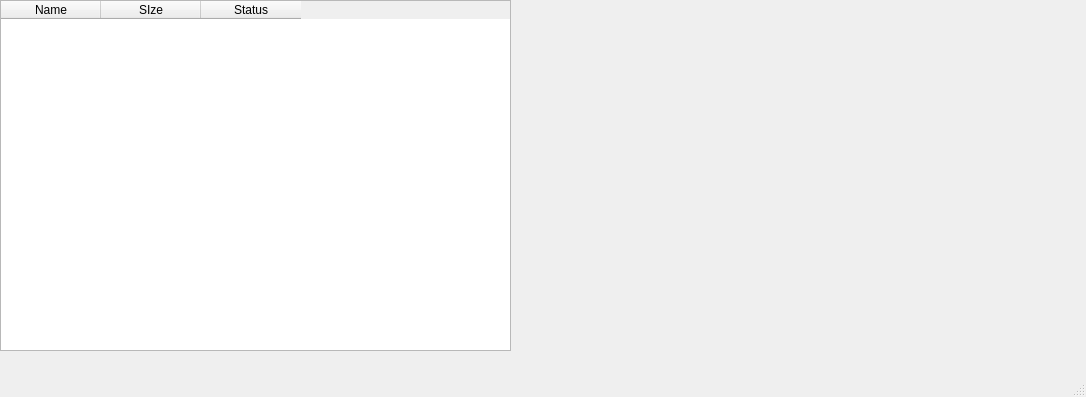
<?xml version="1.0" encoding="UTF-8"?>
<ui version="4.0">
 <class>MainWindow</class>
 <widget class="QMainWindow" name="MainWindow">
  <property name="geometry">
   <rect>
    <x>0</x>
    <y>0</y>
    <width>1086</width>
    <height>397</height>
   </rect>
  </property>
  <property name="windowTitle">
   <string>MainWindow</string>
  </property>
  <widget class="QWidget" name="centralwidget">
   <widget class="QTableWidget" name="filesTableWidget">
    <property name="geometry">
     <rect>
      <x>0</x>
      <y>0</y>
      <width>511</width>
      <height>351</height>
     </rect>
    </property>
    <column>
     <property name="text">
      <string>Name</string>
     </property>
    </column>
    <column>
     <property name="text">
      <string>SIze</string>
     </property>
    </column>
    <column>
     <property name="text">
      <string>Status</string>
     </property>
    </column>
   </widget>
   <widget class="QLabel" name="imageLabel">
    <property name="geometry">
     <rect>
      <x>540</x>
      <y>20</y>
      <width>521</width>
      <height>341</height>
     </rect>
    </property>
    <property name="text">
     <string/>
    </property>
   </widget>
  </widget>
  <widget class="QMenuBar" name="menubar">
   <property name="geometry">
    <rect>
     <x>0</x>
     <y>0</y>
     <width>1086</width>
     <height>20</height>
    </rect>
   </property>
  </widget>
  <widget class="QStatusBar" name="statusbar"/>
 </widget>
 <resources/>
 <connections/>
</ui>
